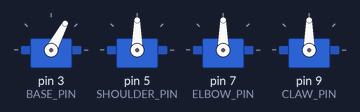
Simulated run of this sketch. Board: Arduino Uno, built with avr-gcc and run on an emulated ATmega328P. Parts: 4 × servo.

Above: at 1.05 s.
At 2.05 s:
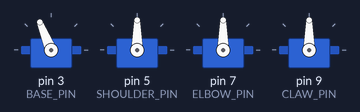
At 3.1 s:
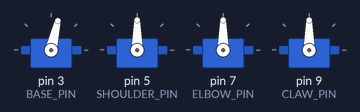
At 5.65 s:
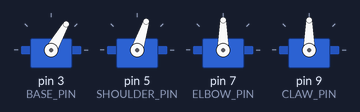
At 7.7 s:
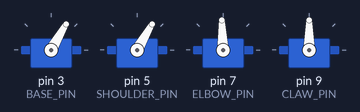
At 10.3 s:
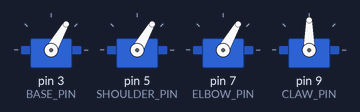
Timing chart, 0 to 13.2 s (numbered marks = the images above):
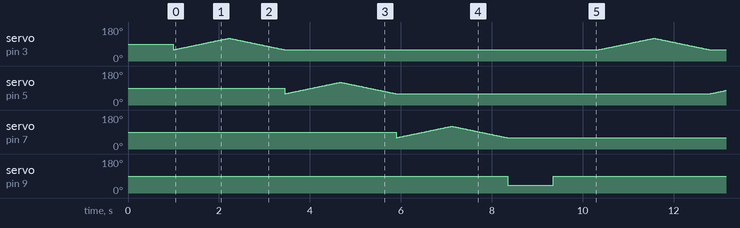

Measured:
- by itself, servo on pin 9 (CLAW_PIN): alternates 90° for 8.3 s and 40° for 1.0 s

The sketch:

code.ino
```cpp
#include <Servo.h>

// Create servo objects
Servo baseServo;
Servo shoulderServo;
Servo elbowServo;
Servo clawServo;

// Servo signal pins
const int BASE_PIN = 3;
const int SHOULDER_PIN = 5;
const int ELBOW_PIN = 7;
const int CLAW_PIN = 9;

void setup() {
  // Attach servos to Arduino pins
  baseServo.attach(BASE_PIN);
  shoulderServo.attach(SHOULDER_PIN);
  elbowServo.attach(ELBOW_PIN);
  clawServo.attach(CLAW_PIN);

  // Move all servos to starting positions
  baseServo.write(90);
  shoulderServo.write(90);
  elbowServo.write(90);
  clawServo.write(90);

  delay(1000);
}

void loop() {
  // Move base left to right
  for (int pos = 60; pos <= 120; pos++) {
    baseServo.write(pos);
    delay(20);
  }

  for (int pos = 120; pos >= 60; pos--) {
    baseServo.write(pos);
    delay(20);
  }

  // Move shoulder up and down
  for (int pos = 60; pos <= 120; pos++) {
    shoulderServo.write(pos);
    delay(20);
  }

  for (int pos = 120; pos >= 60; pos--) {
    shoulderServo.write(pos);
    delay(20);
  }

  // Move elbow forward and backward
  for (int pos = 60; pos <= 120; pos++) {
    elbowServo.write(pos);
    delay(20);
  }

  for (int pos = 120; pos >= 60; pos--) {
    elbowServo.write(pos);
    delay(20);
  }

  // Open and close claw
  clawServo.write(40);
  delay(1000);

  clawServo.write(90);
  delay(1000);
}
```
